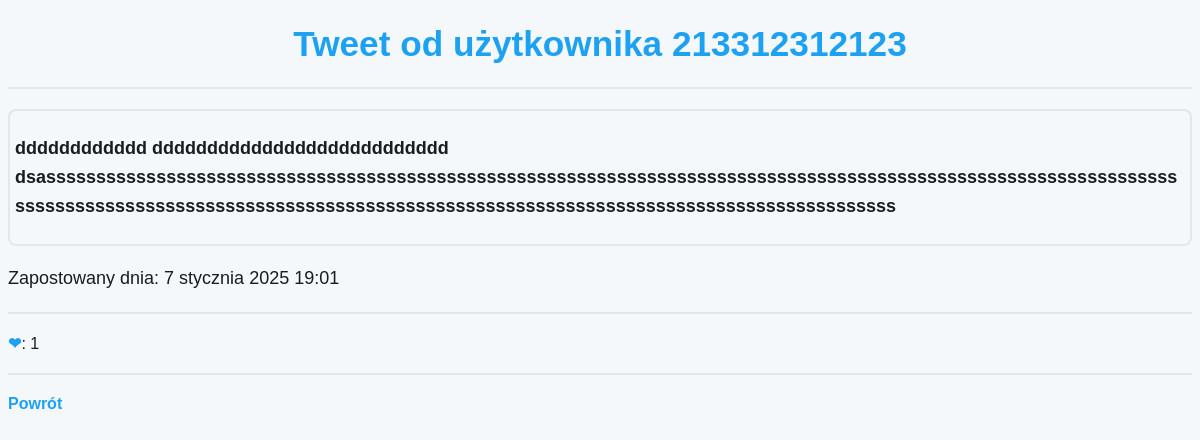
The page /tweet/12/ (signed in) on the database its author committed.
### tweets/models.py (models this page shows, shortened)
class Tweet(models.Model):
    user = models.ForeignKey(User, on_delete=models.CASCADE)
    content = models.CharField(max_length=280)
    timestamp = models.DateTimeField(auto_now_add=True)

### tweets/views.py (the view)
# urls.py: path('tweet/<int:tweet_id>/', views.tweet_detail, name='tweetDetail'),
@login_required
def tweet_detail(request, tweet_id):
    tweet = get_object_or_404(Tweet, id=tweet_id)
    like_count = tweet.likes.count()
    return render(request, 'tweets/tweetDetail.html', {
        'tweet': tweet,
        'like_count': like_count,
    })

### tweets/templates/tweets/tweetDetail.html (shortened to what this page needs)
<!DOCTYPE html>
<html>
<head>
    {% load static %}
    <link rel="stylesheet" href="{% static 'css/styles.css' %}">
</head>
<body>
    <h1>Tweet od użytkownika {{ tweet.user.username }}</h1>
    <hr>
    <div id="tweetContent">
        <p><strong>{{ tweet.content }}</strong></p>
    </div>
    <p>Zapostowany dnia: {{ tweet.timestamp }}</p>
    <hr>
    <a href="{% url 'like_tweet' tweet.id %}">❤</a>: {{ like_count }}
    <hr>
    <a href="{% url 'homeSite' %}">Powrót</a>
</body>
</html>

### tweets/static/css/styles.css (style rules this page uses)
body { font-family: Arial, sans-serif; background-color: #f5f8fa; color: #191d20; margin: 0.5; padding: 0; }
h1 { text-align: center; color: #1da1f2; font-size: 2.2rem; }
hr { border: 1px solid #e1e8ed; margin: 20px 0; }
a { color: #1da1f2; text-decoration: none; font-weight: bold; }
p { font-size: 18px; line-height: 1.6; }
#tweetContent { border: 2px solid #e1e8ed; padding: 5px; border-radius: 8px; word-wrap: break-word; overflow-wrap: break-word; white-space: normal; max-width: 100%; box-sizing: border-box; }

### rows shown on the page
Tweet: user.username "213312312123", content "dddddddddddd ddddddddddddddddddddddddddd dsasssssssssssssssssssssssssssssssssssssssssssssssssssssssssssssssssssssssssssssssssssssssssssssssssssssssssssssssssssssssssssssssssssssssssssssssssssssssssssssssssssssssssssssssssssssssssssssssssssssssss", timestamp "7 stycznia 2025 19:01"

### other values the page prints
{{ like_count }} "1"
